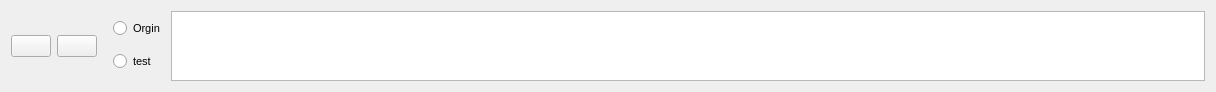
   <widget class="QWidget" name="layoutWidget">
    <property name="geometry">
     <rect>
      <x>9</x>
      <y>786</y>
      <width>1216</width>
      <height>72</height>
     </rect>
    </property>
    <layout class="QHBoxLayout" name="horizontalLayout_6">
     <item>
      <widget class="QPushButton" name="play_btn">
       <property name="text">
        <string/>
       </property>
       <property name="icon">
        <iconset>
         <normaloff>play.png</normaloff>play.png</iconset>
       </property>
       <property name="iconSize">
        <size>
         <width>30</width>
         <height>30</height>
        </size>
       </property>
      </widget>
     </item>
     <item>
      <widget class="QPushButton" name="pause_btn">
       <property name="text">
        <string/>
       </property>
       <property name="icon">
        <iconset>
         <normaloff>pause.png</normaloff>pause.png</iconset>
       </property>
       <property name="iconSize">
        <size>
         <width>30</width>
         <height>30</height>
        </size>
       </property>
      </widget>
     </item>
     <item>
      <spacer name="horizontalSpacer_65">
       <property name="orientation">
        <enum>Qt::Horizontal</enum>
       </property>
       <property name="sizeType">
        <enum>QSizePolicy::Fixed</enum>
       </property>
       <property name="sizeHint" stdset="0">
        <size>
         <width>10</width>
         <height>13</height>
        </size>
       </property>
      </spacer>
     </item>
     <item>
      <layout class="QVBoxLayout" name="verticalLayout_3">
       <item>
        <widget class="QRadioButton" name="orgin_radio">
         <property name="font">
          <font>
           <pointsize>8</pointsize>
          </font>
         </property>
         <property name="text">
          <string>Orgin</string>
         </property>
        </widget>
       </item>
       <item>
        <widget class="QRadioButton" name="test_radio">
         <property name="font">
          <font>
           <pointsize>8</pointsize>
          </font>
         </property>
         <property name="text">
          <string>test</string>
         </property>
        </widget>
       </item>
      </layout>
     </item>
     <item>
      <widget class="PlotWidget" name="playGraph"/>
     </item>
    </layout>
   </widget>
